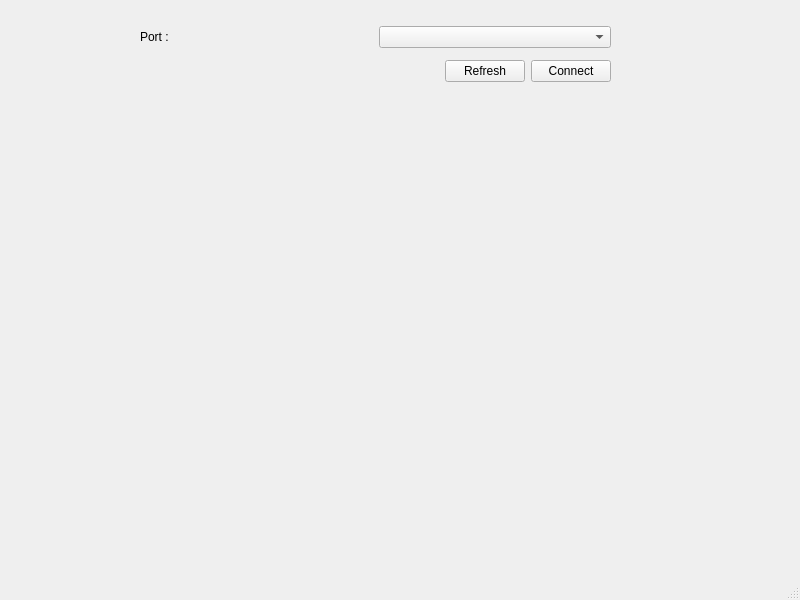
<?xml version="1.0" encoding="UTF-8"?>
<ui version="4.0">
 <class>ftSensorApp</class>
 <widget class="QMainWindow" name="ftSensorApp">
  <property name="geometry">
   <rect>
    <x>0</x>
    <y>0</y>
    <width>800</width>
    <height>600</height>
   </rect>
  </property>
  <property name="windowTitle">
   <string>ftSensorApp</string>
  </property>
  <widget class="QWidget" name="centralwidget">
   <widget class="QWidget" name="layoutWidget">
    <property name="geometry">
     <rect>
      <x>140</x>
      <y>20</y>
      <width>471</width>
      <height>68</height>
     </rect>
    </property>
    <layout class="QVBoxLayout" name="verticalLayout">
     <item>
      <layout class="QHBoxLayout" name="horizontalLayout">
       <item>
        <widget class="QLabel" name="label">
         <property name="text">
          <string>Port :</string>
         </property>
        </widget>
       </item>
       <item>
        <widget class="QComboBox" name="comboBox"/>
       </item>
      </layout>
     </item>
     <item>
      <layout class="QHBoxLayout" name="horizontalLayout_2">
       <item>
        <spacer name="horizontalSpacer">
         <property name="orientation">
          <enum>Qt::Horizontal</enum>
         </property>
         <property name="sizeHint" stdset="0">
          <size>
           <width>40</width>
           <height>20</height>
          </size>
         </property>
        </spacer>
       </item>
       <item>
        <widget class="QPushButton" name="refreshPortsButton">
         <property name="text">
          <string>Refresh</string>
         </property>
        </widget>
       </item>
       <item>
        <widget class="QPushButton" name="connectPortsButton">
         <property name="text">
          <string>Connect</string>
         </property>
        </widget>
       </item>
      </layout>
     </item>
    </layout>
   </widget>
  </widget>
  <widget class="QMenuBar" name="menubar">
   <property name="geometry">
    <rect>
     <x>0</x>
     <y>0</y>
     <width>800</width>
     <height>22</height>
    </rect>
   </property>
  </widget>
  <widget class="QStatusBar" name="statusbar"/>
 </widget>
 <resources/>
 <connections/>
</ui>
